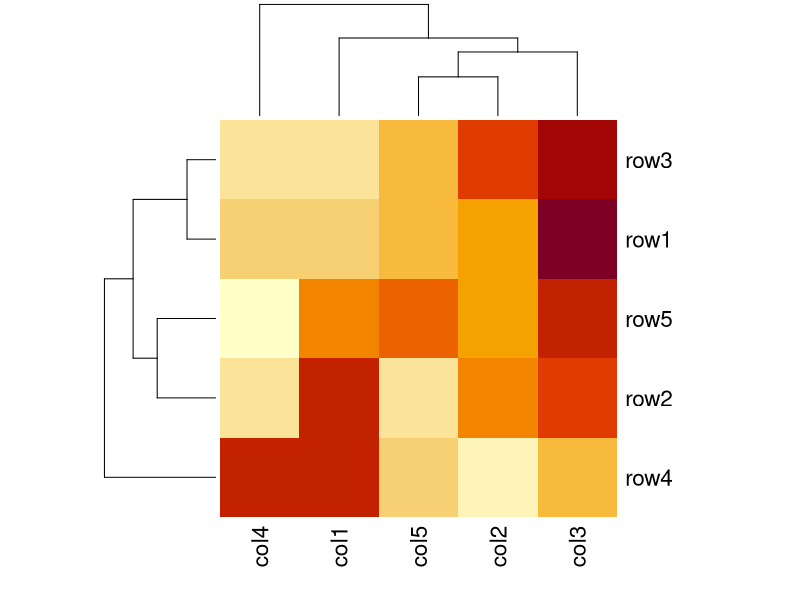

The R script that drew this image:
# Set seed for reproducibility 
set.seed(110) 

# Create example data 
data <- matrix(rnorm(50, 0, 5), nrow = 5, ncol = 5) 

# Column names 
colnames(data) <- paste0("col", 1:5) 
rownames(data) <- paste0("row", 1:5) 

# Draw a heatmap 
heatmap(data)
